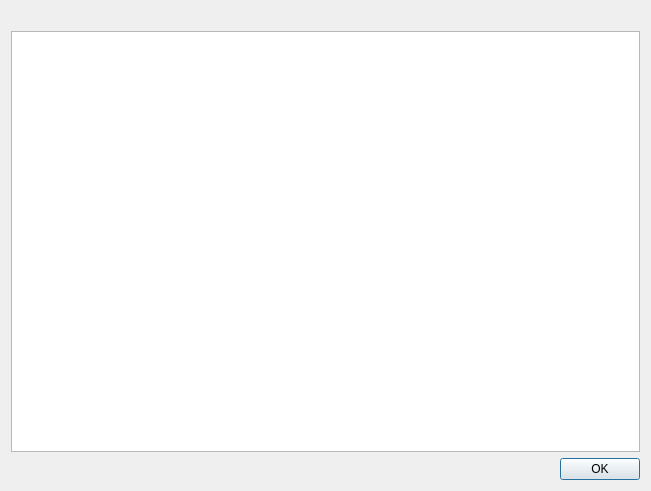
<?xml version="1.0" encoding="UTF-8"?>
<ui version="4.0">
    <class>CommonHtmlDialog</class>
    <widget class="QDialog" name="CommonHtmlDialog">
        <property name="geometry">
            <rect>
                <x>0</x>
                <y>0</y>
                <width>651</width>
                <height>491</height>
            </rect>
        </property>
        <layout class="QVBoxLayout" name="verticalLayout">
            <item>
                <widget class="QLabel" name="label">
                    <property name="text">
                        <string/>
                    </property>
                </widget>
            </item>
            <item>
                <widget class="RemoteImageTextBrowser" name="textBrowser"/>
            </item>
            <item>
                <widget class="QDialogButtonBox" name="buttonBox">
                    <property name="orientation">
                        <enum>Qt::Horizontal</enum>
                    </property>
                    <property name="standardButtons">
                        <set>QDialogButtonBox::Ok</set>
                    </property>
                </widget>
            </item>
        </layout>
    </widget>
    <resources/>
    <connections>
        <connection>
            <sender>buttonBox</sender>
            <signal>accepted()</signal>
            <receiver>CommonHtmlDialog</receiver>
            <slot>accept()</slot>
            <hints>
                <hint type="sourcelabel">
                    <x>248</x>
                    <y>254</y>
                </hint>
                <hint type="destinationlabel">
                    <x>157</x>
                    <y>274</y>
                </hint>
            </hints>
        </connection>
        <connection>
            <sender>buttonBox</sender>
            <signal>rejected()</signal>
            <receiver>CommonHtmlDialog</receiver>
            <slot>reject()</slot>
            <hints>
                <hint type="sourcelabel">
                    <x>316</x>
                    <y>260</y>
                </hint>
                <hint type="destinationlabel">
                    <x>286</x>
                    <y>274</y>
                </hint>
            </hints>
        </connection>
    </connections>
    <customwidgets>
        <customwidget>
            <class>RemoteImageTextBrowser</class>
            <extends>QTextBrowser</extends>
            <header>utils/widgets/remoteimagetextbrowser.h</header>
        </customwidget>
    </customwidgets>
</ui>
